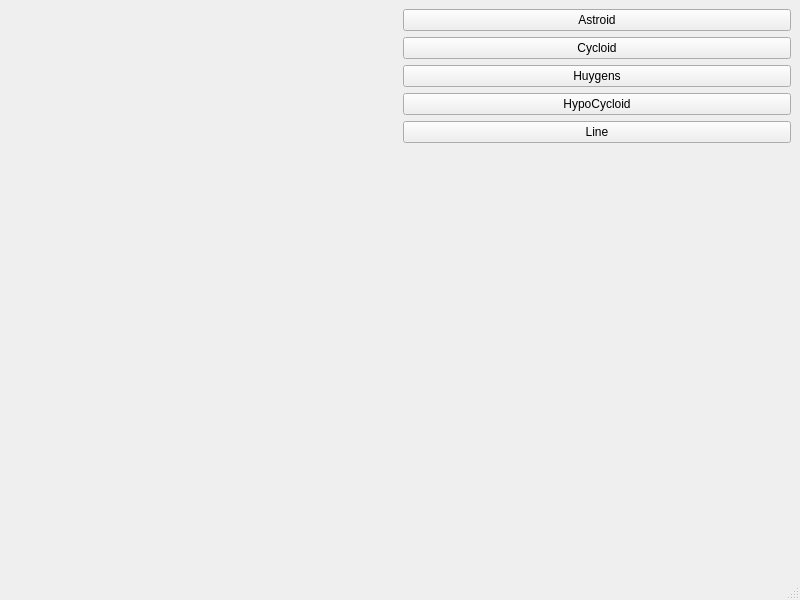
<?xml version="1.0" encoding="UTF-8"?>
<ui version="4.0">
 <class>MainWindow</class>
 <widget class="QMainWindow" name="MainWindow">
  <property name="geometry">
   <rect>
    <x>0</x>
    <y>0</y>
    <width>800</width>
    <height>600</height>
   </rect>
  </property>
  <property name="windowTitle">
   <string>MainWindow</string>
  </property>
  <widget class="QWidget" name="centralwidget">
   <layout class="QGridLayout" name="gridLayout">
    <item row="0" column="0">
     <widget class="RenderArea" name="renderArea" native="true"/>
    </item>
    <item row="0" column="1">
     <layout class="QVBoxLayout" name="verticalLayout">
      <item>
       <widget class="QPushButton" name="btnAstroid">
        <property name="text">
         <string>Astroid</string>
        </property>
       </widget>
      </item>
      <item>
       <widget class="QPushButton" name="btnCycloid">
        <property name="text">
         <string>Cycloid</string>
        </property>
       </widget>
      </item>
      <item>
       <widget class="QPushButton" name="btnHuygens">
        <property name="text">
         <string>Huygens</string>
        </property>
       </widget>
      </item>
      <item>
       <widget class="QPushButton" name="btnHypo">
        <property name="text">
         <string>HypoCycloid</string>
        </property>
       </widget>
      </item>
      <item>
       <widget class="QPushButton" name="btnLine">
        <property name="text">
         <string>Line</string>
        </property>
       </widget>
      </item>
      <item>
       <spacer name="verticalSpacer">
        <property name="orientation">
         <enum>Qt::Vertical</enum>
        </property>
        <property name="sizeHint" stdset="0">
         <size>
          <width>91</width>
          <height>30</height>
         </size>
        </property>
       </spacer>
      </item>
     </layout>
    </item>
   </layout>
  </widget>
  <widget class="QMenuBar" name="menubar">
   <property name="geometry">
    <rect>
     <x>0</x>
     <y>0</y>
     <width>800</width>
     <height>26</height>
    </rect>
   </property>
  </widget>
  <widget class="QStatusBar" name="statusbar"/>
 </widget>
 <customwidgets>
  <customwidget>
   <class>RenderArea</class>
   <extends>QWidget</extends>
   <header>renderarea.h</header>
   <container>1</container>
  </customwidget>
 </customwidgets>
 <resources/>
 <connections/>
</ui>
